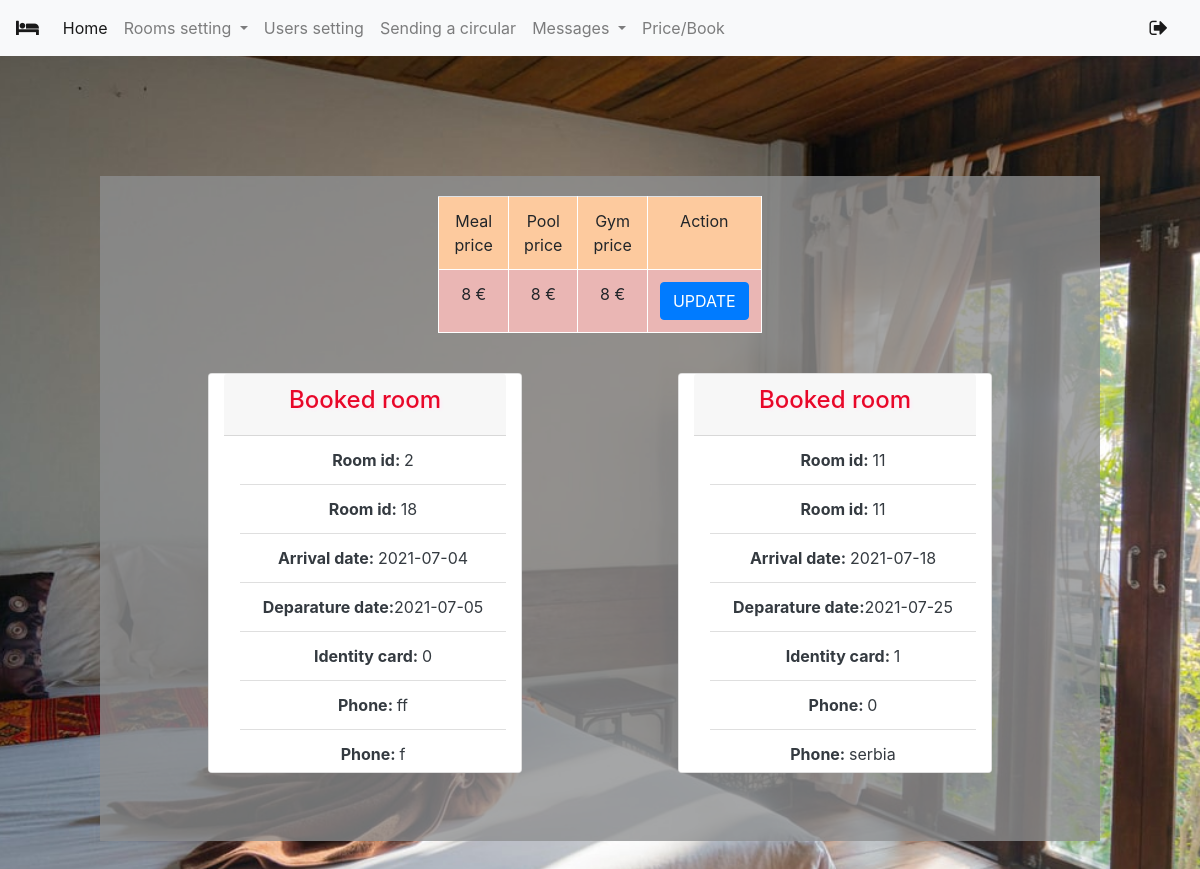
Page /admin/price.php on the committed database.
### tables this page shows
CREATE TABLE `price` (
  `price_id` int(11) NOT NULL,
  `meal_price` int(11) NOT NULL,
  `pool_price` int(11) NOT NULL,
  `gym_price` int(11) NOT NULL
);

CREATE TABLE `book` (
  `book_id` int(11) NOT NULL,
  `id_user` int(11) NOT NULL,
  `room_id` int(11) NOT NULL,
  `price` int(11) NOT NULL,
  `identity_card` int(32) NOT NULL,
  `phone` varchar(25) NOT NULL,
  `country` varchar(50) NOT NULL,
  `city` varchar(50) NOT NULL,
  `arrival_date` date NOT NULL,
  `deparature_date` date NOT NULL,
  `address` varchar(50) NOT NULL,
  `payment` enum('card','cash') NOT NULL,
  `meal` enum('yes','no') NOT NULL,
  `pool` enum('yes','no') NOT NULL,
  `gym` enum('yes','no') NOT NULL,
  `meal_person` int(11) NOT NULL,
  `pool_person` int(11) NOT NULL,
  `gym_person` int(11) NOT NULL,
  `services_price` int(11) NOT NULL
);

### admin/price.php (the view, shortened to what this page needs)
<!doctype html>
<html lang="en">
<head>
    <link rel="stylesheet" href="https://stackpath.bootstrapcdn.com/bootstrap/4.3.1/css/bootstrap.min.css"
>
    <link rel="stylesheet" href="https://cdnjs.cloudflare.com/ajax/libs/font-awesome/4.7.0/css/font-awesome.min.css">
    <link href="iiiiii.css" rel="stylesheet" type="text/css">
    <link href="/hotel/style.css"  rel="stylesheet" type="text/css">
</head>
<body>
<nav class="navbar navbar-expand-lg navbar-light bg-light">
    <a class="navbar-brand"  href="welcomeadmin.php"><i class="fa fa-hotel"></i> </a>
    <div class=" collapse navbar-collapse" id="navbarSupportedContent">
        <ul class="navbar-nav mr-auto">
            <li class="nav-item active">
                <a class="nav-link" href="welcomeadmin.php">Home <span class="sr-only">(current)</span></a>
            </li>
            <li class="nav-item dropdown">
                <a class="nav-link dropdown-toggle" href="#" id="navbarDropdown" role="button" data-toggle="dropdown"
                   aria-haspopup="true" aria-expanded="false">
                    Rooms setting
                </a>
            </li>
            <li class="nav-item navbar-right ">
                <a class="nav-link "  href="user.php">Users setting</a>
            </li>
            <li class="nav-item navbar-right">
                <a class="nav-link " href="circular.php">Sending a circular </a>
            </li>
            <li class="nav-item dropdown">
                <a class="nav-link dropdown-toggle" href="#" id="navbarDropdown" role="button" data-toggle="dropdown"
                   aria-haspopup="true" aria-expanded="false">
                    Messages
                </a>
            </li>
            <li class="nav-item navbar-right">
                <a class="nav-link " href="price.php">Price/Book </a>
            </li>
        </ul>
        <a class="navbar-brand" href="logout.php"><i class="fa fa-sign-out" aria-hidden="true"></i></a>
    </div>
</nav>
<div class="content mx-auto col-12 col-sm-12 col-md-10 col-lg-10" style="margin-bottom: 5%;" >
    <table class="table mx-auto mt-auto table-responsive-sm table-responsive-md col-lg-4 col-12 col-sm-11 col-md-4 " >
        <?php
        include('C:\xampp\htdocs\hotel\db_config2.php');
        $query2=mysqli_query($connection,"SELECT * FROM price");
        if(mysqli_num_rows($query2)!=0) {
            echo "<tr style='background-color: #fdca9e;'>";
            echo"<td>"."Meal price"."</td>";
            echo"<td>"."Pool price"."</td>";
            echo"<td>"."Gym price"."</td>";
            echo"<td>"."Action"."</td>";
            echo "</tr>";
            foreach($query2 as $row){
                echo "<tr style='background-color: #eab6b4'>";
                echo "<td>".$row['meal_price']." &euro;</td>";
                echo "<td>".$row['pool_price']." &euro;</td>";
                echo "<td>".$row['gym_price']." &euro;</td>";
                echo "<td><form action='price.php' method='POST'><input type='hidden'  name='update'><input type='submit' value='UPDATE' class='btn btn-primary'></form></td></tr>";
            }
        }
        ?>
    </table>
    <br>
    <?php
    $sql3="SELECT * FROM book";
    $query2=mysqli_query($connection,$sql3);
    if(mysqli_num_rows($query2)!=0) {
        echo'<div class="row col-12 mx-auto">';
        foreach($query2 as $row) {
            echo '<div class="card col-md-4 col-12  mx-auto  text-center   mb-5" style="height: 400px; overflow-y: auto">
                             <div class="card-header"><h4>Booked room</h4> </div>
                              <ul class="list-group list-group-flush text-dark ml-3">
                              <li class="list-group-item"><b>Room id: </b>' . $row['room_id'] . '</li>
                              <li class="list-group-item"><b>Room id: </b>' . $row['id_user'] . '</li>
                              <li class="list-group-item"><b>Arrival date: </b>' . $row['arrival_date'] . '</li>
                              <li class="list-group-item"><b>Deparature date:</b>' . $row['deparature_date'] . '</li>
                              <li class="list-group-item"><b>Identity card: </b>' . $row['identity_card'] . '</li>
                              <li class="list-group-item"><b>Phone: </b>' . $row['phone'] . '</li>
                              <li class="list-group-item"><b>Phone: </b>' . $row['country'] . '</li>
                              <li class="list-group-item"><b>Phone: </b>' . $row['city'] . '</li>
                              <li class="list-group-item"><b>Phone: </b>' . $row['country'] . '</li>
                              <li class="list-group-item"><b>Payement: </b>' . $row['address'] . '</li>
                              <li class="list-group-item"><b>Meal: </b>' . $row['meal'] . '</li>
                              <li class="list-group-item"><b>Gym: </b>' . $row['gym'] . '</li>
                              <li class="list-group-item"><b>Pool: </b>' . $row['pool'] . '</li>
                              <li class="list-group-item"><b>Gym person: </b>' . $row['gym_person'] . '</li>
                              <li class="list-group-item"><b>Meal person: </b>' . $row['meal_person'] . '</li>
                              <li class="list-group-item"><b>Pool person: </b>' . $row['pool_person'] . '</li>
                              <li class="list-group-item bg-success text-white"><b>Room price: </b>' . $row['price'] . '&euro;</li>
                              <li class="list-group-item bg-primary text-white"><b>Services price: </b>' . $row['services_price'] . '&euro;</li>';
            echo '</ul>';
            echo '</div>';
        }
    }
    ?>
</div>
</body>
</html>

### admin/iiiiii.css (style rules this page uses)
.content { margin-top:10%; background-color: rgba(141, 143, 144, 0.79); padding-bottom: 20px; padding-top: 20px; color:#ffffff; height: auto; }
.table { margin-top: 10px; }
td { border:solid 1px #ffffff; text-align: center; }
h4 { text-align: center; color: #e80729; text-shadow: 2px 2px 3px #ffecf7; }

### style.css (style rules this page uses)
* { box-sizing: border-box; }
body { background-image: url("style/bc6.jpg"); background-size: cover; background-position: center center; background-repeat: no-repeat; background-attachment: fixed; }

### rows in the picture
price: meal_price "8", pool_price "8", gym_price "8"
book: room "2", id_user "18", arrival_date "2021-07-04", deparature_date "2021-07-05", identity_card "0", phone "ff", country "f"
book: room "11", id_user "11", arrival_date "2021-07-18", deparature_date "2021-07-25", identity_card "1", phone "0", country "serbia"
